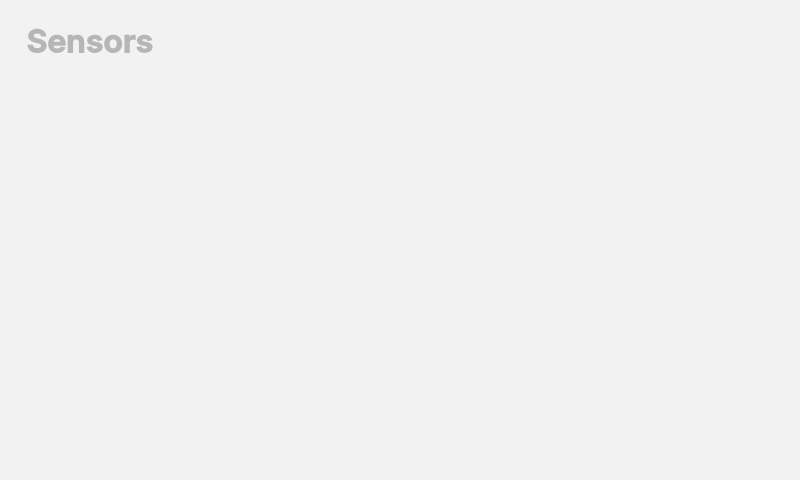
<?xml version="1.0" encoding="UTF-8"?>
<ui version="4.0">
 <class>Form</class>
 <widget class="QWidget" name="Form">
  <property name="geometry">
   <rect>
    <x>0</x>
    <y>0</y>
    <width>800</width>
    <height>480</height>
   </rect>
  </property>
  <property name="palette">
   <palette>
    <active>
     <colorrole role="WindowText">
      <brush brushstyle="SolidPattern">
       <color alpha="255">
        <red>182</red>
        <green>182</green>
        <blue>182</blue>
       </color>
      </brush>
     </colorrole>
     <colorrole role="Base">
      <brush brushstyle="SolidPattern">
       <color alpha="255">
        <red>242</red>
        <green>242</green>
        <blue>242</blue>
       </color>
      </brush>
     </colorrole>
     <colorrole role="Window">
      <brush brushstyle="SolidPattern">
       <color alpha="255">
        <red>242</red>
        <green>242</green>
        <blue>242</blue>
       </color>
      </brush>
     </colorrole>
    </active>
    <inactive>
     <colorrole role="WindowText">
      <brush brushstyle="SolidPattern">
       <color alpha="255">
        <red>182</red>
        <green>182</green>
        <blue>182</blue>
       </color>
      </brush>
     </colorrole>
     <colorrole role="Base">
      <brush brushstyle="SolidPattern">
       <color alpha="255">
        <red>242</red>
        <green>242</green>
        <blue>242</blue>
       </color>
      </brush>
     </colorrole>
     <colorrole role="Window">
      <brush brushstyle="SolidPattern">
       <color alpha="255">
        <red>242</red>
        <green>242</green>
        <blue>242</blue>
       </color>
      </brush>
     </colorrole>
    </inactive>
    <disabled>
     <colorrole role="WindowText">
      <brush brushstyle="SolidPattern">
       <color alpha="255">
        <red>120</red>
        <green>120</green>
        <blue>120</blue>
       </color>
      </brush>
     </colorrole>
     <colorrole role="Base">
      <brush brushstyle="SolidPattern">
       <color alpha="255">
        <red>242</red>
        <green>242</green>
        <blue>242</blue>
       </color>
      </brush>
     </colorrole>
     <colorrole role="Window">
      <brush brushstyle="SolidPattern">
       <color alpha="255">
        <red>242</red>
        <green>242</green>
        <blue>242</blue>
       </color>
      </brush>
     </colorrole>
    </disabled>
   </palette>
  </property>
  <property name="windowTitle">
   <string>Form</string>
  </property>
  <widget class="QLabel" name="pageName">
   <property name="geometry">
    <rect>
     <x>26</x>
     <y>16</y>
     <width>161</width>
     <height>51</height>
    </rect>
   </property>
   <property name="font">
    <font>
     <family>Inter SemiBold</family>
     <pointsize>24</pointsize>
     <weight>75</weight>
     <bold>true</bold>
    </font>
   </property>
   <property name="text">
    <string>Sensors</string>
   </property>
  </widget>
 </widget>
 <resources/>
 <connections/>
</ui>
